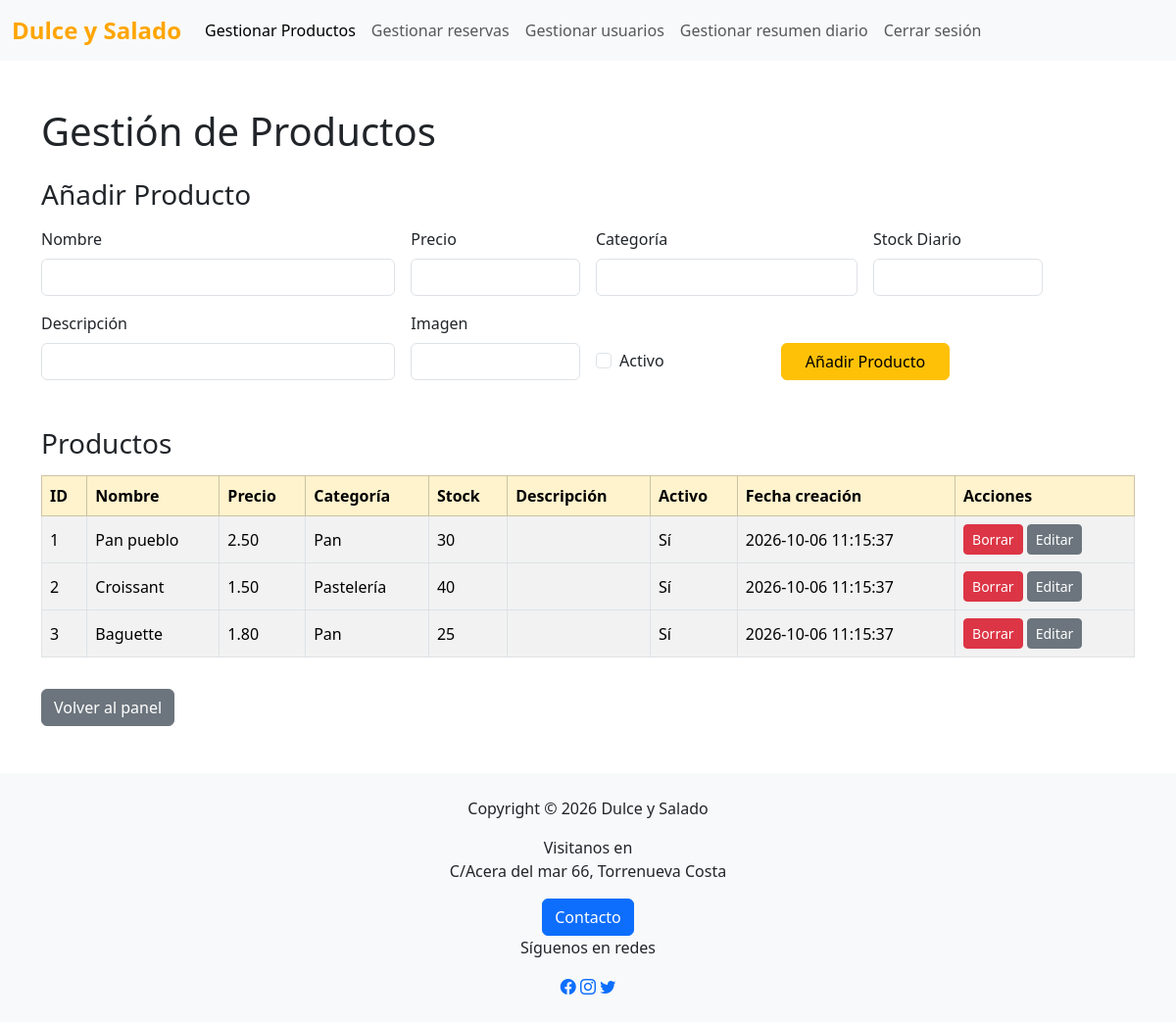
The page /app/controllers/AdminController.php?action=productos (signed in) on the database its author committed.
### tables this page shows
CREATE TABLE IF NOT EXISTS productos (
  id INT AUTO_INCREMENT PRIMARY KEY,
  nombre VARCHAR(100) NOT NULL,
  descripcion TEXT,
  precio DECIMAL(6,2) NOT NULL,
  categoria VARCHAR(50),
  stock_diario INT NOT NULL DEFAULT 0,
  imagen VARCHAR(255) DEFAULT NULL,
  activo TINYINT(1) DEFAULT 1,
  fecha_creacion TIMESTAMP DEFAULT CURRENT_TIMESTAMP
);

### app/models/Producto.php (called while the page is built, shortened)
<?php
class Producto {
    private $id;
    private $nombre;
    private $precio;
    private $categoria;
    private $stock_diario;
    private $fecha_creacion;
    private $activo;
    private $conex;
    public function __construct($conex,$id=null, $nombre=null, $precio=null, $categoria=null, $stock_diario=null, $fecha_creacion=null,$descripcion=null,$activo=null,$imagen=null) {
        $this->id = $id;
        $this->nombre = $nombre;
        $this->precio = $precio;
        $this->categoria = $categoria;
        $this->stock_diario = $stock_diario;
        $this->fecha_creacion = $fecha_creacion;
        $this->activo = $activo;
        $this->conex = $conex;
    }
    public function getId() {
        return $this->id;
    }
    public function getNombre() {
        return $this->nombre;
    }
    public function getPrecio() {
        return $this->precio;
    }
    public function getCategoria() {
        return $this->categoria;
    }
    public function getStockDiario() {
        return $this->stock_diario;
    }
    public function getFechaCreacion() {
        return $this->fecha_creacion;
    }
    public function getActivo() {
        return $this->activo;
    }
    public function getAllProducto(){
        $consulta = "SELECT * FROM productos";
    $resultado = mysqli_query($this->conex, $consulta);
    $productos = [];
    while ($row = mysqli_fetch_assoc($resultado)) {
        $productos[] = new Producto($this->conex,$row['id'], $row['nombre'], $row['precio'], $row['categoria'], $row['stock_diario'], $row['fecha_creacion'],$row['descripcion'],$row['activo'],$row['imagen']);
    }
    return $productos;
    }
}
?>

### app/views/admin/productos.php (the view, shortened to what this page needs)
<!DOCTYPE html>
<html>
<head>
</head>
<body class="d-flex flex-column min-vh-100">
 <?php include __DIR__ . '/../layouts/headerAdmin.php';  ?>
<div class="container mt-5 flex-grow-1">
    <h1 class="mb-4">Gestión de Productos</h1>
    <h3 class="mb-3">Añadir Producto</h3>
    <form method="POST" action="../controllers/ProductoController.php" enctype="multipart/form-data" class="row g-3 mb-5">
        <div class="col-md-4">
            <label class="form-label">Nombre</label>
            <input type="text" name="nombre" class="form-control" required>
        </div>
        <div class="col-md-2">
            <label class="form-label">Precio</label>
            <input type="number" name="precio" step="0.01" class="form-control" required>
        </div>
        <div class="col-md-3">
            <label class="form-label">Categoría</label>
            <input type="text" name="categoria" class="form-control" required>
        </div>
        <div class="col-md-2">
            <label class="form-label">Stock Diario</label>
            <input type="number" name="stockDiario" class="form-control" required>
        </div>
        <div class="col-md-4">
            <label class="form-label">Descripción</label>
            <input type="text" name="descripcion" class="form-control">
        </div>
        <div class="col-md-2">
            <label class="form-label">Imagen</label>
            <input type="text" name="imagen" class="form-control">
        </div>
        <div class="col-md-2 d-flex align-items-end">
            <div class="form-check mb-2">
                <input type="checkbox" name="activo" class="form-check-input" id="activoCrear">
                <label class="form-check-label" for="activoCrear">Activo</label>
            </div>
        </div>
        <div class="col-md-2 d-flex align-items-end">
            <button type="submit" class="btn btn-warning w-100">Añadir Producto</button>
        </div>
    </form>
    <h3 class="mb-3">Productos</h3>
    <div class="table-responsive">
    <table class="table table-striped table-bordered align-middle">
        <thead class="table-warning">
            <tr>
                <th>ID</th>
                <th>Nombre</th>
                <th>Precio</th>
                <th>Categoría</th>
                <th>Stock</th>
                <th>Descripción</th>
                <th>Activo</th>
                <th>Fecha creación</th>
                <th>Acciones</th>
            </tr>
        </thead>
        <tbody>
<?php foreach ($productos as $prod): ?>
            <tr>
                <td><?= $prod->getId() ?></td>
                <td><?= $prod->getNombre() ?></td>
                <td><?= $prod->getPrecio() ?></td>
                <td><?= $prod->getCategoria() ?></td>
                <td><?= $prod->getStockDiario() ?></td>
                <td><?= $prod->getDescripcion() ?></td>
                <td><?= $prod->getActivo() ? 'Sí' : 'No' ?></td>
                <td><?= $prod->getFechaCreacion() ?></td>
                <td>
    <form method="POST" action="../controllers/ProductoController.php" class="d-inline">
             <button type="submit" class="btn btn-danger btn-sm">Borrar</button>
    </form>
     <button class="btn btn-secondary btn-sm" data-bs-toggle="collapse" data-bs-target="#editar<?= $prod->getId() ?>">Editar</button>
            </td>
            </tr>
        <?php endforeach; ?>
        </tbody>
    </table>
 </div>
    <a href="../views/admin/PanelAdmin.php" class="btn btn-secondary mt-3">Volver al panel</a>
</div>
<?php include __DIR__ . '/../layouts/footer.php';  ?>
</body>
</html>

### app/controllers/AdminController.php (shortened to what this page needs)
<?php
    $conex = crearConexion();
if (isset($_GET['action']) && $_GET['action'] == 'productos') {
    include_once '../models/Producto.php';
    $objProducto = new Producto($conex);
    $productos = $objProducto->getAllProducto();
    include '../views/admin/productos.php';
    exit;
}
?>

### app/views/layouts/headerAdmin.php (shortened to what this page needs)
<link rel="stylesheet" href="/panaderia-reservas/app/assets/css/bootstrap.min.css">
<nav class="navbar navbar-expand-lg bg-body-tertiary">
  <div class="container-fluid">
    <a class="navbar-brand" style="color: orange; font-size: 24px; font-weight: bold; " href="/panaderia-reservas/app/views/admin/PanelAdmin.php">Dulce y Salado</a>
    <div class="collapse navbar-collapse" id="navbarNav">
      <ul class="navbar-nav">
        <li class="nav-item">
          <a class="nav-link active" aria-current="page" href="/panaderia-reservas/app/controllers/AdminController.php?action=productos">Gestionar Productos</a>
        </li>
        <li class="nav-item">
            <a class="nav-link" href="/panaderia-reservas/app/controllers/AdminController.php?action=reservas">Gestionar reservas</a>
        </li>
         <li class="nav-item">
            <a class="nav-link" href="/panaderia-reservas/app/controllers/AdminController.php?action=listarUsuarios">Gestionar usuarios</a>
        </li>
         <li class="nav-item">
            <a class="nav-link" href="/panaderia-reservas/app/controllers/AdminController.php?action=reservaPorFecha">Gestionar resumen diario</a>
        </li>
        <li class="nav-item">
          <a class="nav-link" href="/panaderia-reservas/app/controllers/cerrarSesion.php">Cerrar sesión</a>
        </li>
      </ul>
    </div>
  </div>
</nav>

### app/views/layouts/footer.php (shortened to what this page needs)
<link rel="stylesheet" href="https://cdn.jsdelivr.net/npm/bootstrap-icons@1.11.0/font/bootstrap-icons.css">
<footer class="bg-light mt-5 py-4">
    <div class="container text-center">
        <p>Copyright © 2026 Dulce y Salado</p>
          <p>Visitanos en <br>C/Acera del mar 66, Torrenueva Costa</br></p>
        <a href="/panaderia-reservas/app/views/public/contacto.php" class="btn btn-primary">Contacto</a>
        <br>
        <p>Síguenos en redes</p>
        <a href="#"><i class="bi bi-facebook"></i></a>
        <a href="#"><i class="bi bi-instagram"></i></a>
        <a href="#"><i class="bi bi-twitter"></i></a>
    </div>
</footer>

### rows shown on the page
productos: id "1", nombre "Pan pueblo", precio "2.50", categoria "Pan", stock_diario "30", activo "Sí", fecha_creacion "2026-10-06 11:15:37"
productos: id "2", nombre "Croissant", precio "1.50", categoria "Pastelería", stock_diario "40", activo "Sí", fecha_creacion "2026-10-06 11:15:37"
productos: id "3", nombre "Baguette", precio "1.80", categoria "Pan", stock_diario "25", activo "Sí", fecha_creacion "2026-10-06 11:15:37"
